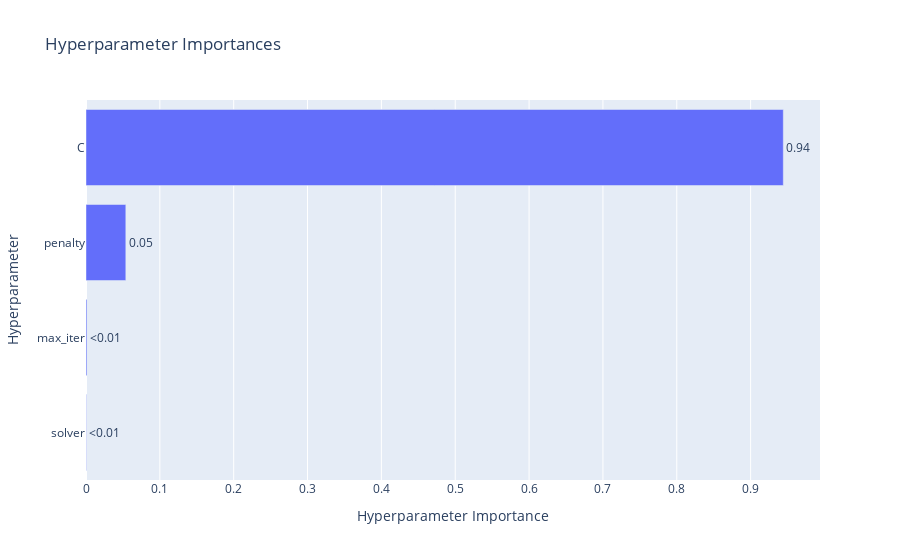

Notebook cell for this chart:
### Code cell
optuna.visualization.plot_param_importances(study)

### Figure 1 — Plotly figure (JSON) as saved in the notebook; plotly's stock layout.template omitted (floating-point values rounded to 4 significant figures)
{"data": [{"cliponaxis": false, "hovertemplate": ["solver (CategoricalDistribution): 0.000511620887641796<extra></extra>", "max_iter (IntDistribution): 0.0013131417138997341<extra></extra>", "penalty (CategoricalDistribution): 0.05391839246560416<extra></extra>", "C (FloatDistribution): 0.9442568449328542<extra></extra>"], "name": "Objective Value", "orientation": "h", "text": ["<0.01", "<0.01", "0.05", "0.94"], "textposition": "outside", "type": "bar", "x": [0.0005116, 0.001313, 0.05392, 0.9443], "y": ["solver", "max_iter", "penalty", "C"]}], "layout": {"title": {"text": "Hyperparameter Importances"}, "xaxis": {"title": {"text": "Hyperparameter Importance"}}, "yaxis": {"title": {"text": "Hyperparameter"}}}}
